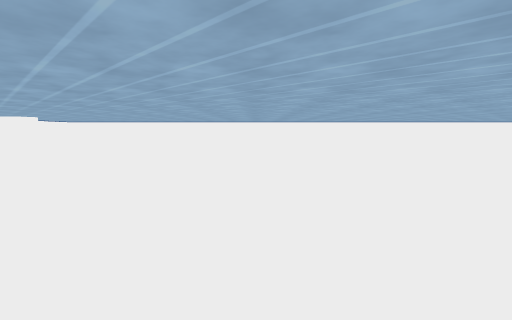
view 1 (above)

16 first-person views from a walk through a 3-D level made in the Unity game engine. The camera is 1.2 m above the floor, tilts 6° down and sees 85° across. The floor is counted in squares, 2 m on a side. Each view is taken from the middle of a square. On the plan, view 1 faces up. The plan holds only what a view shows up to about 9 squares ahead; the rest is blank.

view 2
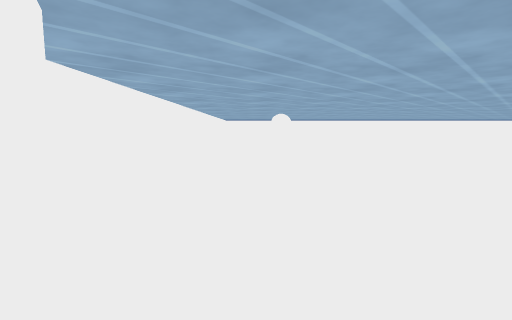

view 3
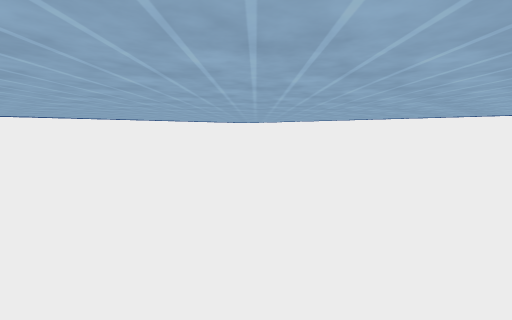

view 4
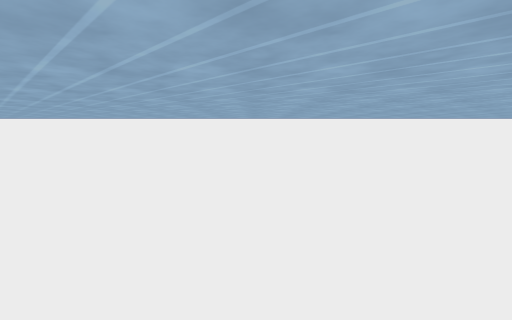

view 5
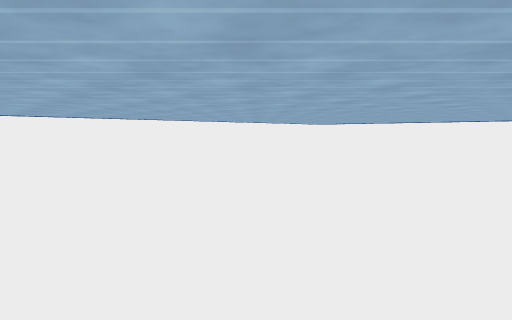

view 6
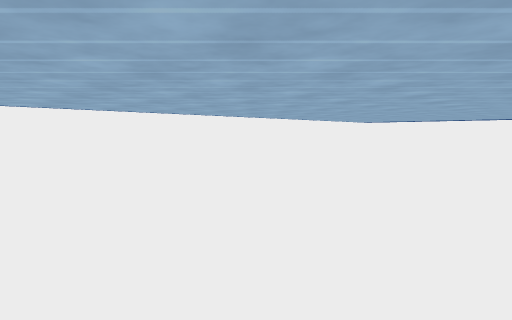

view 7
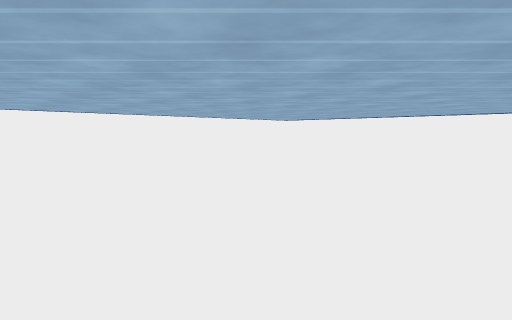

view 8
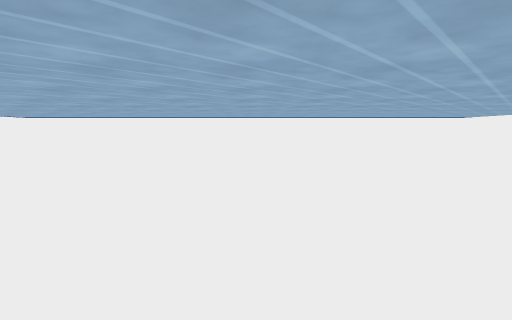

view 9
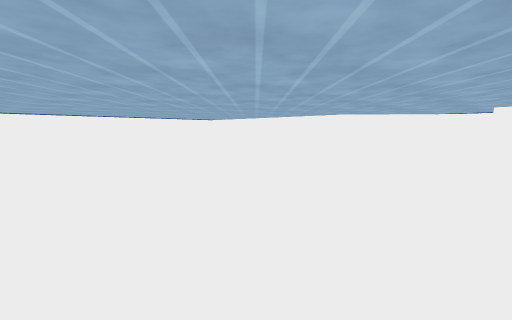

view 10
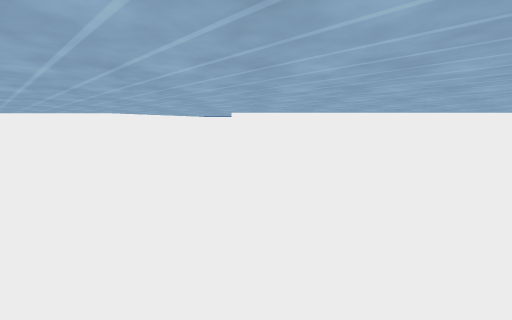

view 11
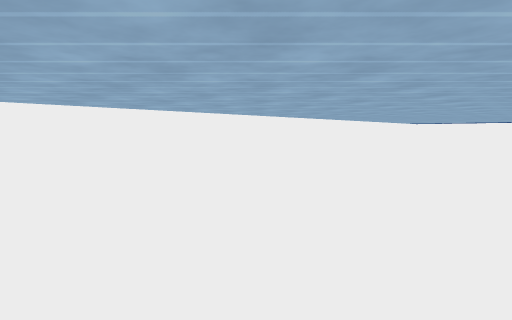

view 12
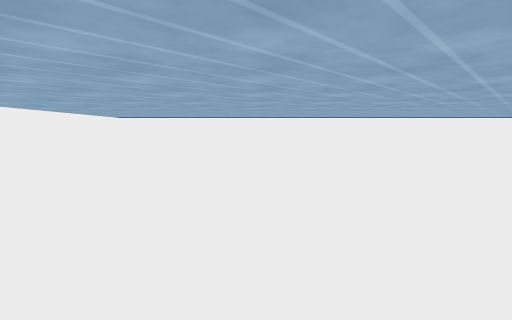

view 13
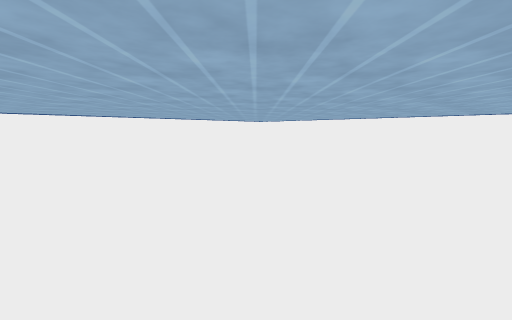

view 14
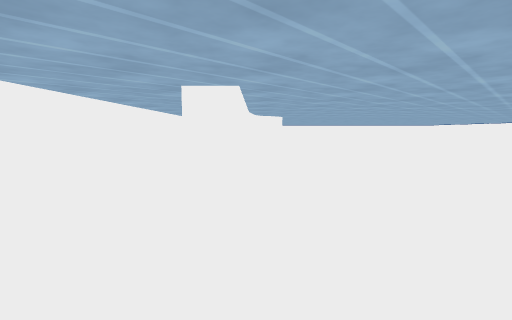

view 15
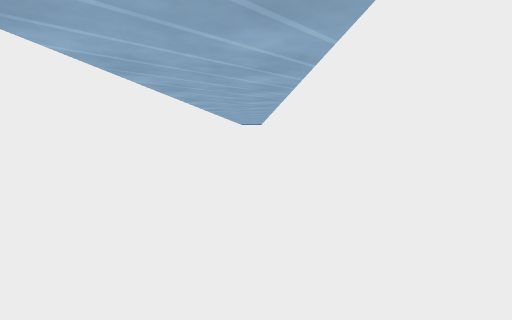

view 16
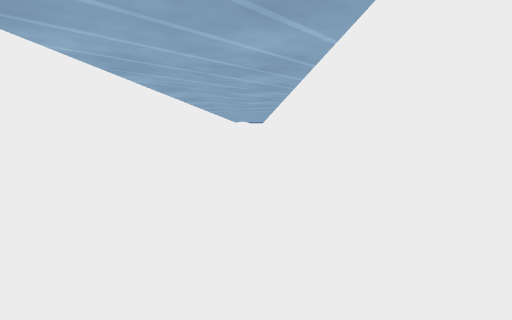

### Floor plan
Ten units are one square. View 1 is at (0, 0); x grows to the right and y downward. Boxes are objects, and circles mark ways between rooms. Rooms are numbered by the first view taken in them; rooms with no view inside come last. Other rooms are left out.
<svg viewBox="-90 -135 280 160">
<path fill="none" stroke="#000" d="M-30 20 10 20M-60 2 -34 2M53 -1 59 -6 68 -6 76 1 86 2M66 -122 59 -122 54 -127M85 2 105 2 105 6 8 6M42 2 50 2M86 -130 74 -128 69 -124M49 -130 40 -130M41 -129 30 -128 23 -122 14 -122 8 -128M18 -6 22 -6M15 -6 21 -6 29 0 40 1M119 -130 85 -130M136 -122 129 -122 124 -127M-13 -15 -9 -12M4 -130 -30 -130M-9 -117 -13 -114M-9 -117 -46 -93M10 20 112 20 133 2 185 2 185 -130 175 -130M155 -129 144 -128 137 -122 134 -122M-48 -35 -44 -33M-48 -35 -9 -12M-49 -34 -44 -33M-64 -37 -62 -31M-58 -108 -64 -94M-85 -110 -85 -20"/>
<rect x="-35" y="5" width="30" height="10" fill="#bbb"><title>other object</title></rect>
<rect x="-5" y="5" width="10" height="10" fill="#bbb"><title>other object</title></rect>
<rect x="-85" y="-55" width="20" height="20" fill="#bbb"><title>other object</title></rect>
<rect x="-85" y="-95" width="20" height="20" fill="#bbb"><title>other object</title></rect>
<circle cx="0" cy="-10" r="3" fill="#2a7"/>
<text x="-20" y="0">1</text>
<text x="70" y="-60">2</text>
</svg>
Room 1 opens to room 2.

Where each view was taken, in squares from view 1:
view 1: 0 up, 0 right, facing up
view 2: 1 up, 2 right, facing left
view 3: 3 up, 2 right, facing up-left
view 4: 4 up, 2 right, facing up
view 5: 3 up, 3 right, facing up-right
view 6: 7 up, 5 right, facing up-right
view 7: 6 up, 10 right, facing up-right
view 8: 6 up, 10 right, facing right
view 9: 6 up, 10 right, facing down-right
view 10: 6 up, 10 right, facing down
view 11: 5 up, 10 right, facing down-left
view 12: 4 up, 0 right, facing left
view 13: 4 up, 0 right, facing up-left
view 14: 0 up, 13 right, facing left
view 15: 1 down, 11 right, facing left
view 16: 1 down, 6 right, facing left
